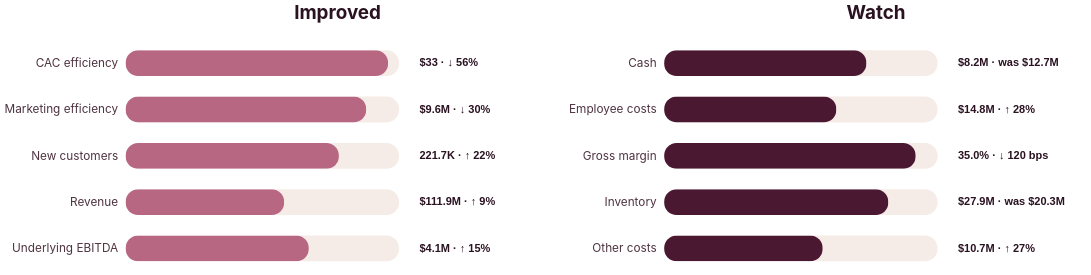

Vega-Lite specification for this chart:
### Vega-Lite specification from a JSON file in a GitHub repository (floating-point values rounded to 4 significant figures)
{"$schema": "https://vega.github.io/schema/vega-lite/v5.json", "description": "Clean two-panel stakeholder view with no overlapping labels.", "width": "container", "height": 400, "data": {"values": [{"Metric": "CAC efficiency", "Type": "Improved", "Value": "$33", "Move": "↓ 56%", "Detail": "Customer acquisition became materially cheaper", "Score": 96, "Rank": 1}, {"Metric": "Marketing efficiency", "Type": "Improved", "Value": "$9.6M", "Move": "↓ 30%", "Detail": "Marketing and advertising costs reduced", "Score": 88, "Rank": 2}, {"Metric": "New customers", "Type": "Improved", "Value": "221.7K", "Move": "↑ 22%", "Detail": "New customer growth accelerated", "Score": 78, "Rank": 3}, {"Metric": "Underlying EBITDA", "Type": "Improved", "Value": "$4.1M", "Move": "↑ 15%", "Detail": "Underlying EBITDA improved despite investment", "Score": 67, "Rank": 4}, {"Metric": "Revenue", "Type": "Improved", "Value": "$111.9M", "Move": "↑ 9%", "Detail": "Topline growth remains positive", "Score": 58, "Rank": 5}, {"Metric": "Gross margin", "Type": "Watch", "Value": "35.0%", "Move": "↓ 120 bps", "Detail": "Promotional activity supported sales but pressured margin", "Score": 92, "Rank": 1}, {"Metric": "Inventory", "Type": "Watch", "Value": "$27.9M", "Move": "was $20.3M", "Detail": "Inventory increased as the store network scales", "Score": 82, "Rank": 2}, {"Metric": "Cash", "Type": "Watch", "Value": "$8.2M", "Move": "was $12.7M", "Detail": "Cash reduced while the business invests in growth", "Score": 74, "Rank": 3}, {"Metric": "Employee costs", "Type": "Watch", "Value": "$14.8M", "Move": "↑ 28%", "Detail": "Cost growth needs to convert into operating leverage", "Score": 63, "Rank": 4}, {"Metric": "Other costs", "Type": "Watch", "Value": "$10.7M", "Move": "↑ 27%", "Detail": "Other operating costs rose as the business scales", "Score": 58, "Rank": 5}]}, "transform": [{"calculate": "datum.Value + ' · ' + datum.Move", "as": "Label"}, {"calculate": "datum.Value + ' · ' + datum.Move + ' — ' + datum.Detail", "as": "TooltipText"}], "facet": {"column": {"field": "Type", "type": "nominal", "sort": ["Improved", "Watch"], "header": {"title": null, "labelExpr": "datum.label == 'Improved' ? 'Strengthening the story' : 'Needs watching'", "labelFontSize": 24, "labelFontWeight": "bold", "labelColor": "#2A1221", "labelPadding": 22}}}, "spec": {"width": 540, "height": 295, "layer": [{"mark": {"type": "bar", "cornerRadius": 16, "height": {"band": 0.62}, "color": "#F5ECE8"}, "encoding": {"x": {"datum": 100, "type": "quantitative", "scale": {"domain": [0, 155]}, "axis": null}, "y": {"field": "Metric", "type": "nominal", "sort": {"field": "Rank", "order": "ascending"}, "axis": {"title": null, "domain": false, "ticks": false, "labelColor": "#4E3340", "labelFontSize": 15, "labelLimit": 190, "labelPadding": 10}}}}, {"mark": {"type": "bar", "cornerRadius": 16, "height": {"band": 0.62}}, "encoding": {"x": {"field": "Score", "type": "quantitative", "scale": {"domain": [0, 155]}, "axis": null}, "y": {"field": "Metric", "type": "nominal", "sort": {"field": "Rank", "order": "ascending"}}, "color": {"field": "Type", "type": "nominal", "scale": {"domain": ["Improved", "Watch"], "range": ["#B76782", "#4B1832"]}, "legend": null}, "tooltip": [{"field": "Metric", "title": "Metric"}, {"field": "Type", "title": "Signal"}, {"field": "Label", "title": "Reported result"}, {"field": "Detail", "title": "Why it matters"}]}}, {"mark": {"type": "text", "align": "left", "baseline": "middle", "dx": 12, "fontSize": 14, "fontWeight": "bold", "color": "#2A1221"}, "encoding": {"x": {"datum": 104, "type": "quantitative", "scale": {"domain": [0, 155]}}, "y": {"field": "Metric", "type": "nominal", "sort": {"field": "Rank", "order": "ascending"}}, "text": {"field": "Label"}}}]}, "resolve": {"scale": {"x": "independent", "y": "independent", "color": "shared"}}, "config": {"background": "transparent", "view": {"stroke": null}, "facet": {"spacing": 24}, "axis": {"grid": false, "domain": false, "labelFont": "Inter, ui-sans-serif, system-ui, -apple-system, Segoe UI, sans-serif", "titleFont": "Inter, ui-sans-serif, system-ui, -apple-system, Segoe UI, sans-serif"}, "header": {"labelFont": "Inter, ui-sans-serif, system-ui, -apple-system, Segoe UI, sans-serif"}}}
